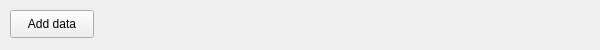
<?xml version="1.0" encoding="UTF-8"?>
<!--
Autori: Juraj Kula (xkulaj02), Michal Vaško (xvasko14)
Popis: Generovaný súbor
-->
<ui version="4.0">
 <class>portAddDataForm</class>
 <widget class="QWidget" name="portAddDataForm">
  <property name="geometry">
   <rect>
    <x>0</x>
    <y>0</y>
    <width>600</width>
    <height>50</height>
   </rect>
  </property>
  <property name="windowTitle">
   <string>Form</string>
  </property>
  <widget class="QPushButton" name="pushButton">
   <property name="geometry">
    <rect>
     <x>10</x>
     <y>10</y>
     <width>84</width>
     <height>28</height>
    </rect>
   </property>
   <property name="text">
    <string>Add data</string>
   </property>
  </widget>
 </widget>
 <resources/>
 <connections/>
</ui>
